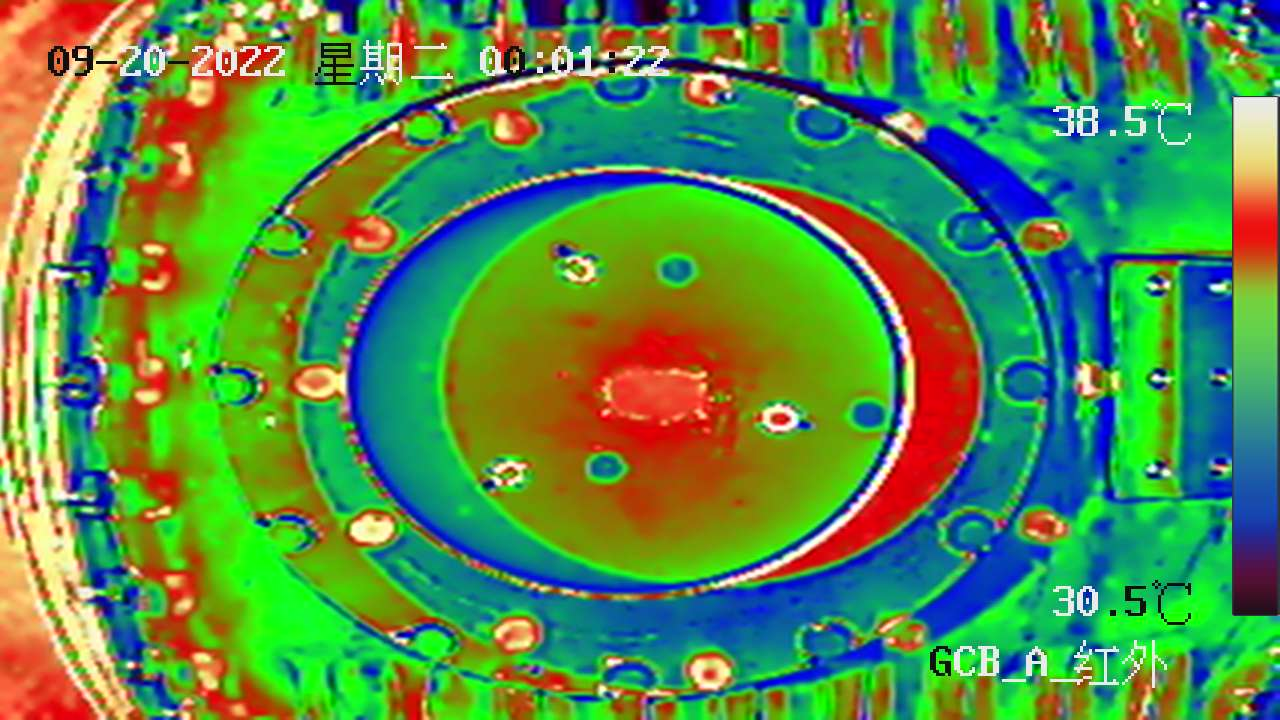
#> input picture 1511602118787317762/1663603666880.jpg, 1280 x 720 px, found by its file name; its folder holds only this picture in this run
$ python main.py
#> lines starting #> are read from the running program, lines starting #| are printed output that depends on the picture; after the words box and inside, x2 and y2 are one past the last pixel; in counts of white or black regions, pixels touching at a corner belong together
### image_processing.py
import cv2
import numpy as np
import pytesseract
import os
os.environ['TESSDATA_PREFIX'] = r'C:\Program Files\Tesseract-OCR\tessdata'


# [4 lines left out: function show, not called in this run]

def extract_hot_areas(image_path, temperature_threshold):
    # 读取热红外图像
#> called with temperature_threshold = 120
    img = cv2.imread(image_path, cv2.IMREAD_GRAYSCALE)
#> img: shape (720, 1280); min 0, max 255, mean 117

    # 对图像进行阈值处理，提取高温区域
    _, hot_areas_mask = cv2.threshold(img, temperature_threshold,255, cv2.THRESH_BINARY)
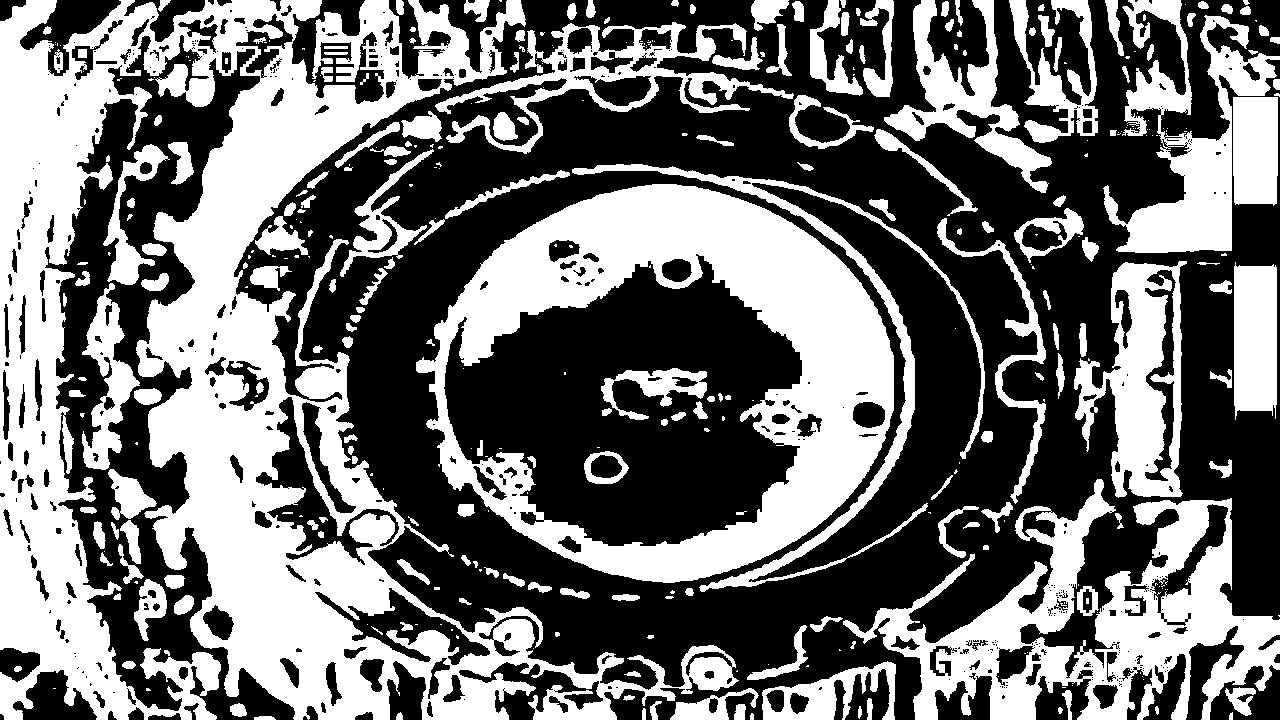
#> hot_areas_mask: shape (720, 1280); 44.4% white; 395 white regions (185 under 20 px), largest, box (x1, y1, x2, y2) and area: (0, 0, 739, 720) 173732, (416, 184, 894, 583) 69810, (843, 479, 1280, 720) 37919

    # 提取高温区域
    hot_areas = cv2.bitwise_and(img, img, mask=hot_areas_mask)

    return hot_areas

def process(path,filename):
    # 读取图像
    image_path = path+filename

    hot_areas = extract_hot_areas(image_path,120)

    img = cv2.imread(image_path)
#> img is the input picture: shape (720, 1280, 3); mean B, G, R 73.7, 141, 86.2
    image = cv2.imread(image_path, cv2.IMREAD_GRAYSCALE)
    # show(hot_areas)

    # 创建一个与输入图像大小相同的空白图像
    mask = np.zeros_like(hot_areas)

    # 定义圆心和半径
    center = (609, 364)  # 圆心的x和y坐标
    radius =180 # 圆的半径

    # 在mask上画一个填充的白色圆
    cv2.circle(mask, center, radius, (255), thickness=-1)
#> mask: shape (720, 1280); 11% white; 1 white region, box (x1, y1, x2, y2) and area: (429, 184, 790, 545) 101765

    # 将输入图像和mask进行按位与操作，提取圆形区域
    output_image = cv2.bitwise_and(hot_areas, mask)
    _, hot_areas_mask = cv2.threshold(output_image, 205, 255, cv2.THRESH_BINARY)
#> hot_areas_mask: shape (720, 1280); 0.1% white; 12 white regions (5 under 20 px), largest, box (x1, y1, x2, y2) and area: (564, 256, 594, 281) 280, (763, 404, 784, 431) 226, (494, 461, 525, 473) 156

    kernel = np.ones((3, 3), np.uint8)
    erosion = cv2.erode(hot_areas_mask, kernel, iterations=1)
#> erosion: shape (720, 1280); 0.04% white; 12 white regions (7 under 20 px), largest, box (x1, y1, x2, y2) and area: (764, 405, 783, 429) 116, (578, 258, 593, 280) 81, (496, 462, 523, 472) 64, (509, 476, 521, 484) 31, (566, 272, 577, 279) 30

    sure_bg = cv2.dilate(erosion, kernel, iterations=1)
#> sure_bg: shape (720, 1280); 0.09% white; 12 white regions (6 under 20 px), largest, box (x1, y1, x2, y2) and area: (763, 404, 784, 430) 222, (577, 257, 594, 281) 171, (495, 461, 524, 473) 150, (508, 475, 522, 485) 75, (565, 271, 578, 280) 70, (494, 477, 501, 485) 39

    edges = cv2.Canny(sure_bg, 50, 150)
#> edges: shape (720, 1280); 0.04% white in thin lines or dots, all inside (x1, y1, x2, y2) = (493, 256, 784, 485)
    contours, _ = cv2.findContours(edges, cv2.RETR_EXTERNAL, cv2.CHAIN_APPROX_SIMPLE)
#> contours = 12 contours, 6 with area under 20; largest, box (x1, y1, x2, y2) and area: (762, 403, 784, 430) 224, (576, 256, 594, 281) 173, (494, 460, 524, 473) 154, (507, 474, 522, 485) 71, (564, 270, 578, 280) 68, (493, 476, 501, 485) 35
    filtered_contours = []
    for contour in contours:
        area = cv2.contourArea(contour)
        filtered_contours.append(contour)
#> this loop made 12 passes
#> area on passes 1, 2, 3, 6, 10, 12: 35, 71, 154, 223.5, 68.5, 173
#> after the loop, filtered_contours has the same summary as contours

        #
    #2
    center = (655, 347)  # 圆心的x和y坐标
    radius = 265
    mask = np.zeros_like(hot_areas)

    height, width = hot_areas.shape[:2]
#> height = 720; width = 1280
    start_row, start_col = int(height * 1/10), int(width * 1/10)
#> start_row = 72; start_col = 128
    end_row, end_col = int(height * 9/10), int(width * 9/10)
#> end_row = 648; end_col = 1152

    # 在掩膜上绘制矩形
    cv2.rectangle(mask, (start_col, start_row+15), (end_col-200, end_row+100), (255), -1)
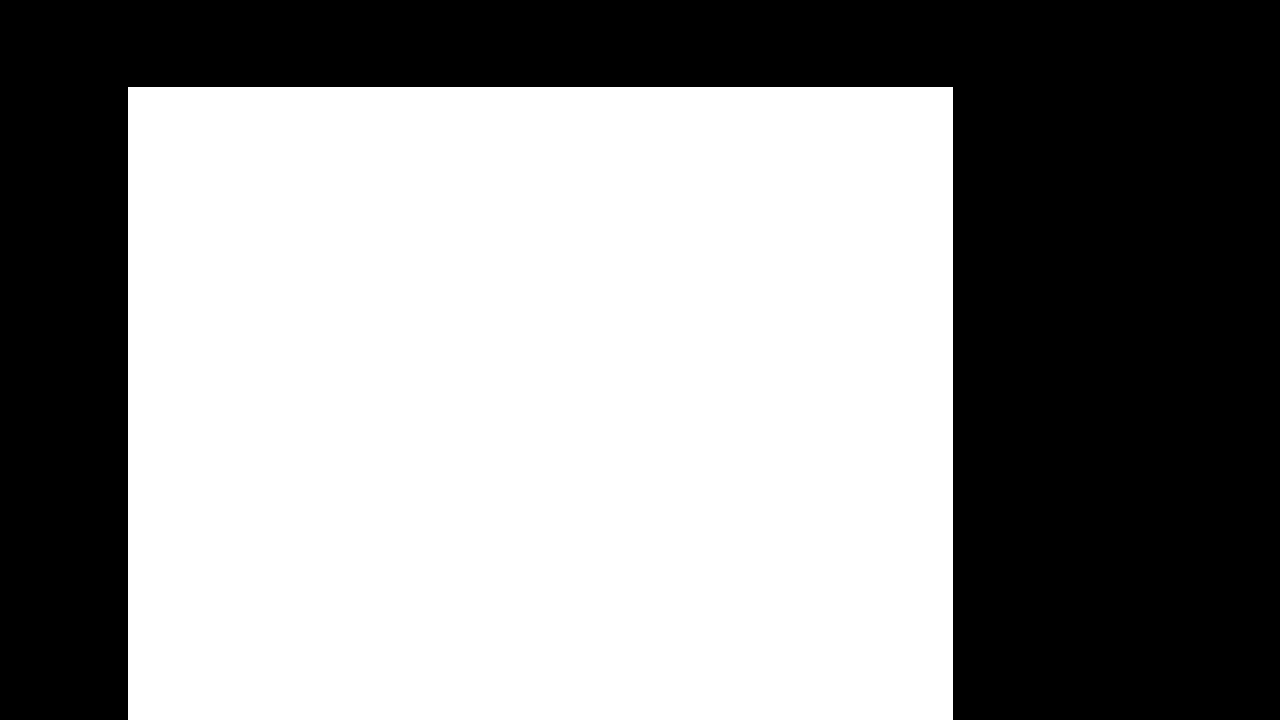
#> mask: shape (720, 1280); 56.7% white; 1 black region, box (x1, y1, x2, y2) and area: (0, 0, 1280, 720) 399375


    masked_gray = cv2.bitwise_and(hot_areas, mask)

    cv2.circle(mask, center, radius, (255), thickness=-1)
#> mask: shape (720, 1280); 56.7% white; 1 black region, box (x1, y1, x2, y2) and area: (0, 0, 1280, 720) 399092
    mask_inv = cv2.bitwise_not(mask)

    # 将输入图像和反转mask进行按位与操作，恢复圆外部区域的原始像素值
    outside_circle = cv2.bitwise_and(masked_gray, mask_inv)
#> outside_circle: shape (720, 1280); every value is 0

    # 在原始图像上画一个填充的黑色圆，将圆圈变成黑色
    cv2.circle(masked_gray, center, radius, (0), thickness=-1)
#> masked_gray: shape (720, 1280); min 0, max 255, mean 21.9


    center_1 = (523, 338)  # 圆心的x和y坐标
    radius_1 = 185

    cv2.circle(mask, center_1, radius_1, (255), thickness=-1)
    mask_inv_1 = cv2.bitwise_not(mask)

    # 将输入图像和反转mask进行按位与操作，恢复圆外部区域的原始像素值
    outside_circle = cv2.bitwise_and(masked_gray, mask_inv_1)

    # 在原始图像上画一个填充的黑色圆，将圆圈变成黑色
    cv2.circle(masked_gray, center, radius, (0), thickness=-1)
    result = cv2.add(outside_circle, masked_gray)

    # 在原始图像上画一个填充的黑色圆，将圆圈变成黑色
    cv2.circle(result, center, radius, (0), thickness=-1)
    cv2.circle(result, center_1, radius_1, (0), thickness=-1)
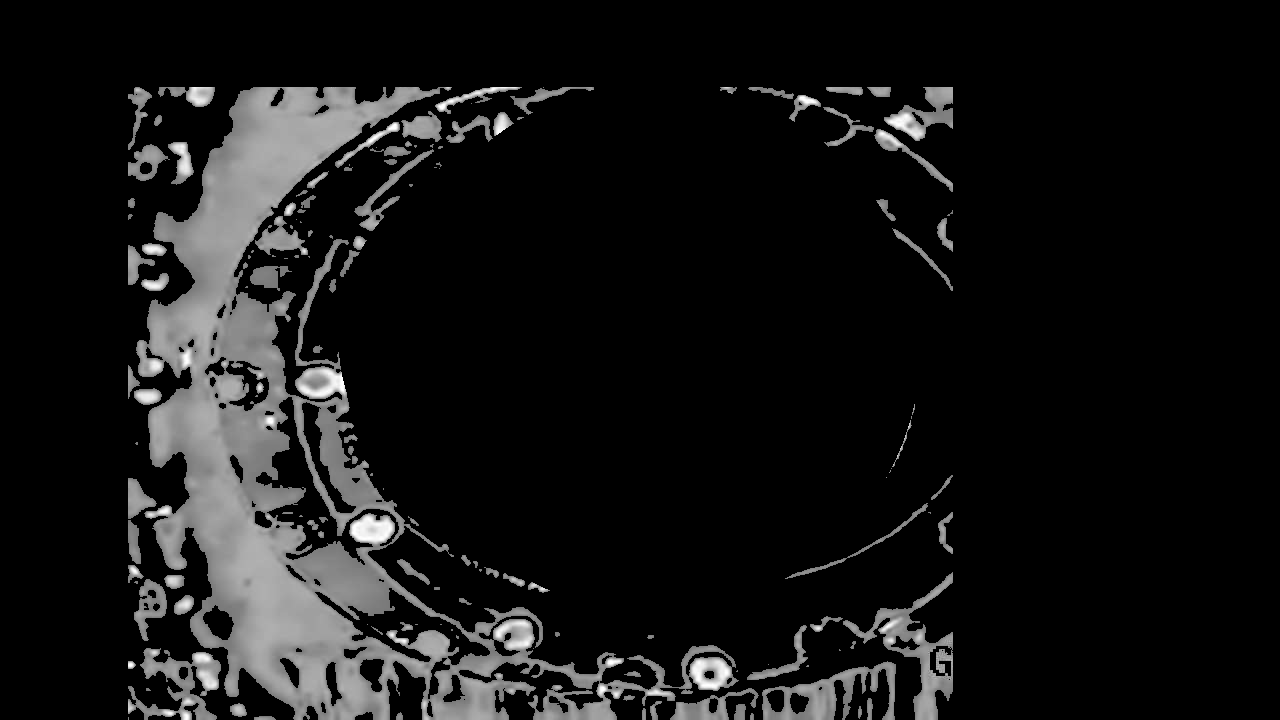
#> result: shape (720, 1280); min 0, max 255, mean 21.6

    _, hot_areas_mask = cv2.threshold(result, 200, 240, cv2.THRESH_BINARY)
#> hot_areas_mask: shape (720, 1280); values 0 (black) and 240 (white), 0.58% white; 70 white regions (31 under 20 px), largest, box (x1, y1, x2, y2) and area: (351, 516, 393, 543) 797, (692, 660, 730, 689) 597, (299, 369, 345, 397) 522

    erosion = cv2.erode(hot_areas_mask, kernel, iterations=2)
#> erosion: shape (720, 1280); values 0 (black) and 240 (white), 0.15% white; 38 white regions (22 under 20 px), largest, box (x1, y1, x2, y2) and area: (354, 518, 391, 540) 530, (313, 371, 343, 395) 154, (694, 662, 706, 681) 91

    sure_bg = cv2.dilate(erosion, kernel, iterations=1)
#> sure_bg: shape (720, 1280); values 0 (black) and 240 (white), 0.28% white; 29 white regions (8 under 20 px), largest, box (x1, y1, x2, y2) and area: (353, 517, 392, 541) 656, (693, 661, 729, 687) 387, (302, 370, 344, 396) 322

    edges = cv2.Canny(sure_bg, 50, 150)
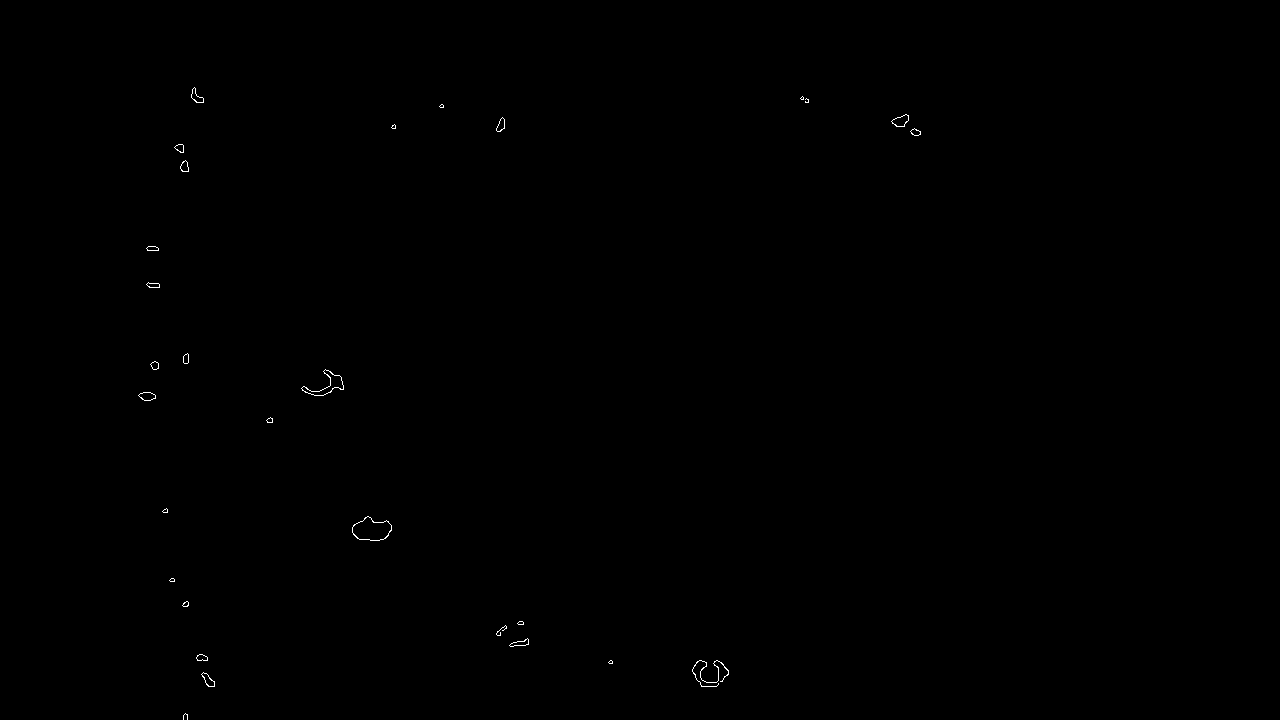
#> edges: shape (720, 1280); 0.11% white in thin lines or dots, all inside (x1, y1, x2, y2) = (138, 87, 921, 720)

    contours, _ = cv2.findContours(edges, cv2.RETR_EXTERNAL, cv2.CHAIN_APPROX_SIMPLE)
#> contours = 29 contours, 10 with area under 20; largest, box (x1, y1, x2, y2) and area: (352, 516, 392, 541) 658, (301, 369, 344, 396) 325, (891, 114, 909, 127) 129, (138, 392, 156, 401) 102, (201, 672, 215, 687) 90
    for contour in contours:
        area = cv2.contourArea(contour)
        filtered_contours.append(contour)
#> this loop made 29 passes
#> area on passes 2, 3, 5, 6, 9, 11, 13, 14, 15, 16, 17, 18: 90.5, 20, 52, 73.5, 22, 657.5, 21.5, 101.5, 325, 46.5, 43, 47.5
#> after the loop, filtered_contours = 41 contours, 16 with area under 20; largest, box (x1, y1, x2, y2) and area: (352, 516, 392, 541) 658, (301, 369, 344, 396) 325, (762, 403, 784, 430) 224, (576, 256, 594, 281) 173, (494, 460, 524, 473) 154

        # 绘制边界矩形

    for contour in filtered_contours:

        x, y, w, h = cv2.boundingRect(contour)
        if w<6 or h<6:
            continue
        else:
            cv2.rectangle(img, (x, y), (x + w, y + h), (0, 0, 0), 2)
#> this loop made 41 passes
#> (x, y, w, h) on passes 1 to 12: (493, 476, 8, 9), (507, 474, 15, 11), (494, 460, 30, 13), (699, 412, 5, 6), (603, 410, 4, 4), (762, 403, 22, 27), (604, 387, 4, 4), (700, 384, 5, 5), (699, 372, 6, 5), (564, 270, 14, 10), (566, 257, 5, 5), (576, 256, 18, 25)

    # show(img)

    cv2.imwrite("./processed_images/" + filename,img)
    #3
    x, y, w, h = 1000, 90, 200, 80


        # 在图像上绘制矩形
    cv2.rectangle(image, (x, y), (x + w, y + h), (255, 0, 0), 2)

    cropped_img = image[y:y + h, x:x + w]
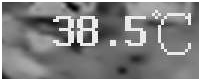
#> cropped_img: shape (80, 200); min 1, max 255, mean 127.8

    _, hot_areas_mask = cv2.threshold(cropped_img, 170, 255, cv2.THRESH_BINARY)
#> hot_areas_mask: shape (80, 200); 13.8% white; 14 white regions (7 under 20 px), largest, box (x1, y1, x2, y2) and area: (0, 0, 200, 80) 831, (77, 16, 98, 46) 387, (125, 16, 146, 46) 306


    gray = cv2.medianBlur(hot_areas_mask , 3)
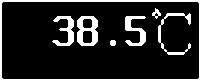
#> gray: shape (80, 200); 13.5% white; 7 white regions, largest, box (x1, y1, x2, y2) and area: (0, 0, 200, 80) 835, (77, 16, 98, 46) 391, (125, 16, 146, 46) 302

    thresholded_image = cv2.threshold(gray, 128, 255, cv2.THRESH_BINARY)[0]

    gray = cv2.medianBlur(gray , 3)
#> gray: shape (80, 200); 13.5% white; 7 white regions, largest, box (x1, y1, x2, y2) and area: (0, 0, 200, 80) 835, (77, 16, 98, 46) 393, (125, 16, 146, 46) 300


        # 显示图像

    config = '-c tessedit_char_whitelist=0123456789 --psm 6'

    # 使用Tesseract识别数字
#> (the run stopped early here; a loop or call above may not have finished)
